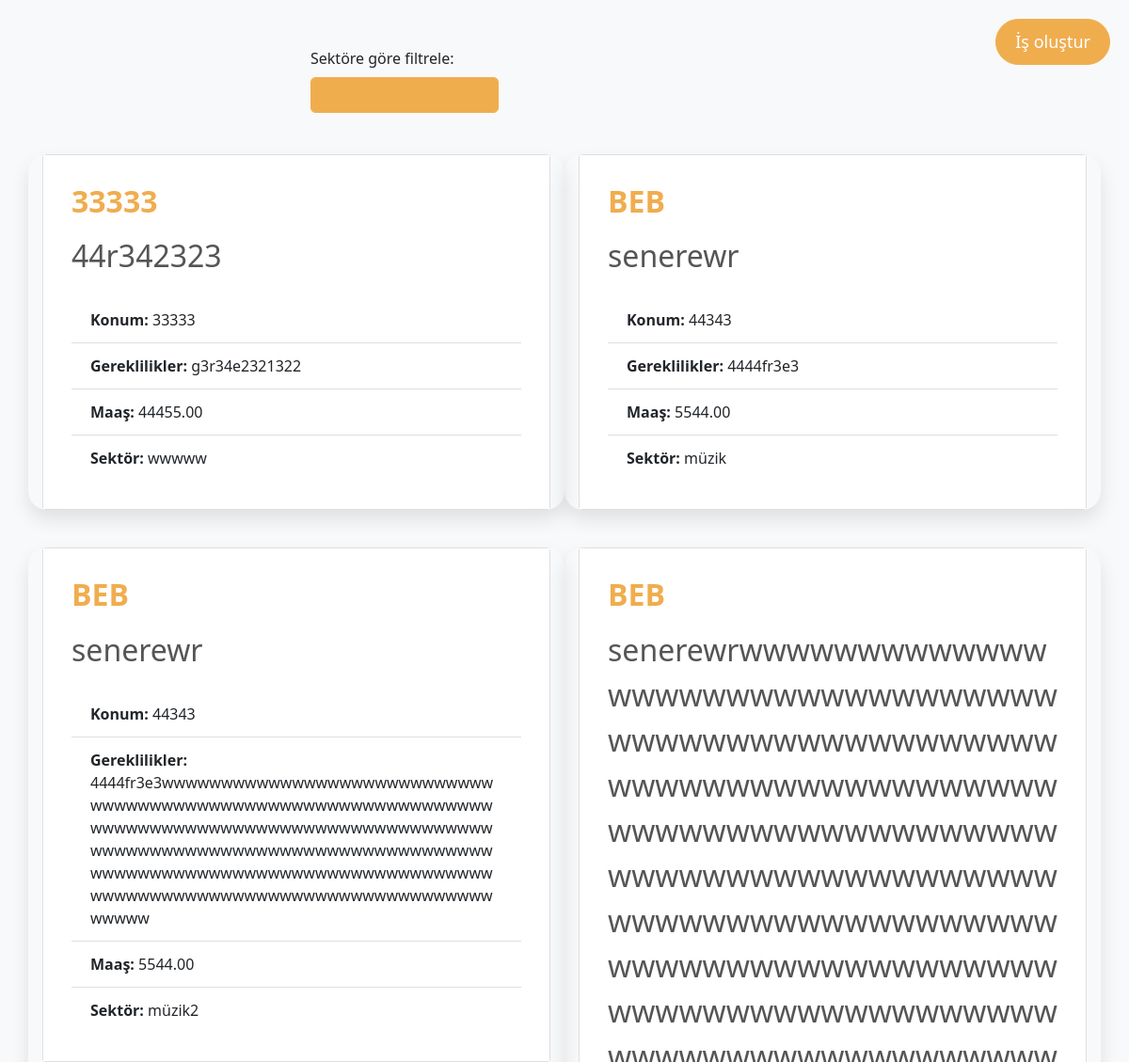
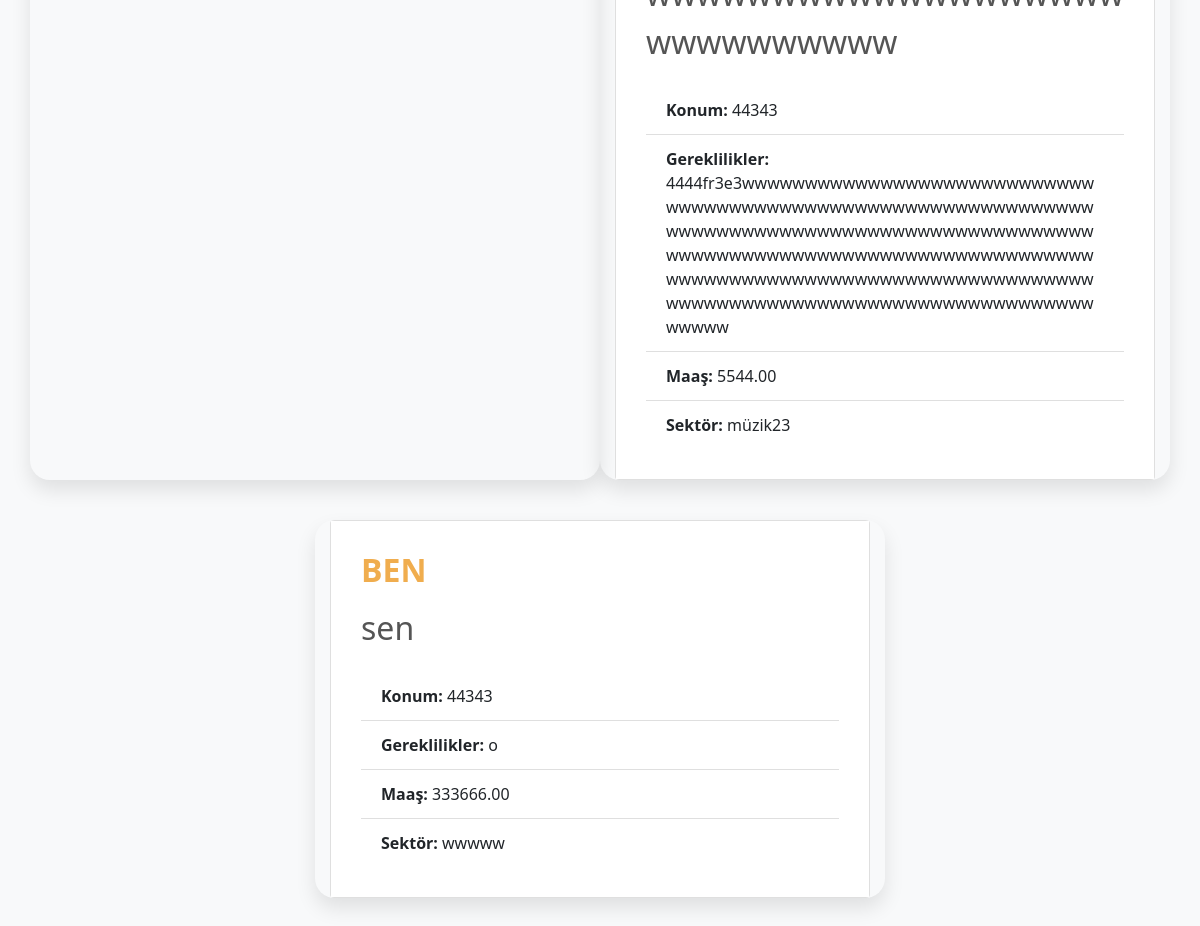
Screenshot of /jobs/ with the database file from the repository (2 pictures, top to bottom).
### blog/models.py (models this page shows, shortened)
class Job(models.Model):
    title = models.CharField(max_length=100)
    description = models.TextField()
    requirements = models.TextField()
    location = models.CharField(max_length=100)
    salary = models.DecimalField(max_digits=10, decimal_places=2)
    published_at = models.DateTimeField(auto_now_add=True)
    sector = models.CharField(max_length=50)

### blog/views.py (the view)
# urls.py: path('jobs/', views.job_list, name='job_list'),
def job_list(request):
    jobs = Job.objects.all()
    return render(request, 'blog/job_list.html', {'jobs': jobs})

### blog/templates/blog/job_list.html (shortened to what this page needs)
<!DOCTYPE html>
<html lang="en">
<head>
    <link rel="stylesheet" href="https://maxcdn.bootstrapcdn.com/bootstrap/4.5.2/css/bootstrap.min.css">
</head>
<body>
<div class="container">
    <div class="row justify-content-center">
        <div class="col-md-6">
            <label for="sector-filter">Sektöre göre filtrele:</label>
            <select id="sector-filter" class="form-control">
                <option value="">Hepsi</option>
            </select>
        </div>
    </div>
    <div class="row justify-content-center mt-4">
        {% for job in jobs %}
        <div class="col-md-6 job-card" data-sector="{{ job.sector }}">
            <div class="card">
                <div class="card-body">
                    <h5 class="card-title">{{ job.title }}</h5>
                    <p class="card-text">{{ job.description }}</p>
                    <ul class="list-group list-group-flush">
                        <li class="list-group-item"><strong>Konum:</strong> {{ job.location }}</li>
                        <li class="list-group-item"><strong>Gereklilikler:</strong> {{ job.requirements }}</li>
                        <li class="list-group-item"><strong>Maaş:</strong> {{ job.salary }}</li>
                        <li class="list-group-item"><strong>Sektör:</strong> {{ job.sector }}</li>
                    </ul>
                </div>
            </div>
        </div>
        {% endfor %}
    </div>
</div>
<a href="{% url 'create_job' %}" class="btn btn-primary btn-lg btn-create-job">İş oluştur</a>
</body>
</html>

### blog/templates/blog/job_list.html (style rules this page uses)
body { font-family: 'Segoe UI', Tahoma, Geneva, Verdana, sans-serif; background-color: #f8f9fa; }
.job-card { border-radius: 20px; margin-bottom: 40px; overflow: hidden; box-shadow: 0 10px 20px rgba(0, 0, 0, 0.1); transition: transform 0.3s ease, box-shadow 0.3s ease; }
.job-card .card-body { padding: 30px; background-color: #fff; }
.job-card h5.card-title { margin-bottom: 15px; color: #f0ad4e; font-size: 32px; font-weight: bold; text-transform: uppercase; }
.job-card p.card-text { margin-bottom: 20px; font-size: 32px; color: #555; }
.job-card ul.list-group { margin-top: 15px; }
.container { padding-top: 50px; }
#sector-filter { width: 200px; border-radius: 5px; border: 1px solid #f0ad4e; padding: 8px; margin-bottom: 20px; background-color: #f0ad4e; color: #f0ad4e; transition: background-color 0.3s ease, color 0.3s ease; }
.btn-create-job { position: fixed; top: 20px; right: 20px; z-index: 999; background-color: #f0ad4e; border-color: #f0ad4e; font-size: 18px; padding: 10px 20px; border-radius: 25px; transition: background-color 0.3s ease, border-color 0.3s ease; }

### rows the page displays
Job: title "33333", description "44r342323", location "33333", requirements "g3r34e2321322", salary "44455.00", sector "wwwww"
Job: title "BEB", description "senerewr", location "44343", requirements "4444fr3e3", salary "5544.00", sector "müzik"
Job: title "BEB", description "senerewr", location "44343", requirements "4444fr3e3wwwwwwwwwwwwwwwwwwwwwwwwwwwwwwwwwwwwwwwwwwwwwwwwwwwwwwwwwwwwwwwwwwwwwwwwwwwwwwwwwwwwwwwwwwwwwwwwwwwwwwwwwwwwwwwwwwwwwwwwwwwwwwwwwwwwwwwwwwwwwwwwwwwwwwwwwwwwwwwwwwwwwwwwwwwwwwwwwwwwwwwwwwwwwwwwwwwwwwwwwww", salary "5544.00", sector "müzik2"
Job: title "BEB", description "senerewrwwwwwwwwwwwwwwwwwwwwwwwwwwwwwwwwwwwwwwwwwwwwwwwwwwwwwwwwwwwwwwwwwwwwwwwwwwwwwwwwwwwwwwwwwwwwwwwwwwwwwwwwwwwwwwwwwwwwwwwwwwwwwwwwwwwwwwwwwwwwwwwwwwwwwwwwwwwwwwwwwwwwwwwwwwwwwwwwwwwwwwwwwwwwwwwwww", location "44343", requirements "4444fr3e3wwwwwwwwwwwwwwwwwwwwwwwwwwwwwwwwwwwwwwwwwwwwwwwwwwwwwwwwwwwwwwwwwwwwwwwwwwwwwwwwwwwwwwwwwwwwwwwwwwwwwwwwwwwwwwwwwwwwwwwwwwwwwwwwwwwwwwwwwwwwwwwwwwwwwwwwwwwwwwwwwwwwwwwwwwwwwwwwwwwwwwwwwwwwwwwwwwwwwwwwwww", salary "5544.00", sector "müzik23"
Job: title "BEN", description "sen", location "44343", requirements "o", salary "333666.00", sector "wwwww"
